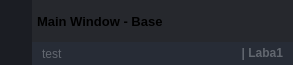
        <widget class="QFrame" name="frame_top">
         <property name="minimumSize">
          <size>
           <width>0</width>
           <height>65</height>
          </size>
         </property>
         <property name="maximumSize">
          <size>
           <width>16777215</width>
           <height>65</height>
          </size>
         </property>
         <property name="styleSheet">
          <string notr="true">background-color: transparent;</string>
         </property>
         <property name="frameShape">
          <enum>QFrame::NoFrame</enum>
         </property>
         <property name="frameShadow">
          <enum>QFrame::Raised</enum>
         </property>
         <layout class="QHBoxLayout" name="horizontalLayout_3">
          <property name="spacing">
           <number>0</number>
          </property>
          <property name="leftMargin">
           <number>0</number>
          </property>
          <property name="topMargin">
           <number>0</number>
          </property>
          <property name="rightMargin">
           <number>0</number>
          </property>
          <property name="bottomMargin">
           <number>0</number>
          </property>
          <item>
           <widget class="QFrame" name="frame_toggle">
            <property name="maximumSize">
             <size>
              <width>70</width>
              <height>16777215</height>
             </size>
            </property>
            <property name="styleSheet">
             <string notr="true">background-color: rgb(27, 29, 35);</string>
            </property>
            <property name="frameShape">
             <enum>QFrame::NoFrame</enum>
            </property>
            <property name="frameShadow">
             <enum>QFrame::Raised</enum>
            </property>
            <layout class="QVBoxLayout" name="verticalLayout_3">
             <property name="spacing">
              <number>0</number>
             </property>
             <property name="leftMargin">
              <number>0</number>
             </property>
             <property name="topMargin">
              <number>0</number>
             </property>
             <property name="rightMargin">
              <number>0</number>
             </property>
             <property name="bottomMargin">
              <number>0</number>
             </property>
             <item>
              <widget class="QPushButton" name="btn_toggle_menu">
               <property name="sizePolicy">
                <sizepolicy hsizetype="Expanding" vsizetype="Expanding">
                 <horstretch>0</horstretch>
                 <verstretch>0</verstretch>
                </sizepolicy>
               </property>
               <property name="styleSheet">
                <string notr="true">QPushButton {
	background-image: url(:/24x24/icons/24x24/cil-menu.png);
	background-position: center;
	background-repeat: no-reperat;
	border: none;
	background-color: rgb(27, 29, 35);
}
QPushButton:hover {
	background-color: rgb(33, 37, 43);
}
QPushButton:pressed {	
	background-color: rgb(85, 170, 255);
}</string>
               </property>
               <property name="text">
                <string/>
               </property>
              </widget>
             </item>
            </layout>
           </widget>
          </item>
          <item>
           <widget class="QFrame" name="frame_top_right">
            <property name="styleSheet">
             <string notr="true">background: transparent;</string>
            </property>
            <property name="frameShape">
             <enum>QFrame::NoFrame</enum>
            </property>
            <property name="frameShadow">
             <enum>QFrame::Raised</enum>
            </property>
            <layout class="QVBoxLayout" name="verticalLayout_2">
             <property name="spacing">
              <number>0</number>
             </property>
             <property name="leftMargin">
              <number>0</number>
             </property>
             <property name="topMargin">
              <number>0</number>
             </property>
             <property name="rightMargin">
              <number>0</number>
             </property>
             <property name="bottomMargin">
              <number>0</number>
             </property>
             <item>
              <widget class="QFrame" name="frame_top_btns">
               <property name="maximumSize">
                <size>
                 <width>16777215</width>
                 <height>42</height>
                </size>
               </property>
               <property name="styleSheet">
                <string notr="true">background-color: rgba(27, 29, 35, 200)</string>
               </property>
               <property name="frameShape">
                <enum>QFrame::NoFrame</enum>
               </property>
               <property name="frameShadow">
                <enum>QFrame::Raised</enum>
               </property>
               <layout class="QHBoxLayout" name="horizontalLayout_4">
                <property name="spacing">
                 <number>0</number>
                </property>
                <property name="leftMargin">
                 <number>0</number>
                </property>
                <property name="topMargin">
                 <number>0</number>
                </property>
                <property name="rightMargin">
                 <number>0</number>
                </property>
                <property name="bottomMargin">
                 <number>0</number>
                </property>
                <item>
                 <widget class="QFrame" name="frame_label_top_btns">
                  <property name="sizePolicy">
                   <sizepolicy hsizetype="Expanding" vsizetype="Preferred">
                    <horstretch>0</horstretch>
                    <verstretch>0</verstretch>
                   </sizepolicy>
                  </property>
                  <property name="frameShape">
                   <enum>QFrame::NoFrame</enum>
                  </property>
                  <property name="frameShadow">
                   <enum>QFrame::Raised</enum>
                  </property>
                  <layout class="QHBoxLayout" name="horizontalLayout_10">
                   <property name="spacing">
                    <number>0</number>
                   </property>
                   <property name="leftMargin">
                    <number>5</number>
                   </property>
                   <property name="topMargin">
                    <number>0</number>
                   </property>
                   <property name="rightMargin">
                    <number>10</number>
                   </property>
                   <property name="bottomMargin">
                    <number>0</number>
                   </property>
                   <item>
                    <widget class="QFrame" name="frame_icon_top_bar">
                     <property name="maximumSize">
                      <size>
                       <width>30</width>
                       <height>30</height>
                      </size>
                     </property>
                     <property name="styleSheet">
                      <string notr="true">background: transparent;
background-image: url(:/16x16/icons/16x16/cil-terminal.png);
background-position: center;
background-repeat: no-repeat;
</string>
                     </property>
                     <property name="frameShape">
                      <enum>QFrame::StyledPanel</enum>
                     </property>
                     <property name="frameShadow">
                      <enum>QFrame::Raised</enum>
                     </property>
                    </widget>
                   </item>
                   <item>
                    <widget class="QLabel" name="label_title_bar_top">
                     <property name="font">
                      <font>
                       <family>Segoe UI</family>
                       <pointsize>10</pointsize>
                       <weight>75</weight>
                       <bold>true</bold>
                      </font>
                     </property>
                     <property name="styleSheet">
                      <string notr="true">background: transparent;
</string>
                     </property>
                     <property name="text">
                      <string>Main Window - Base</string>
                     </property>
                    </widget>
                   </item>
                  </layout>
                 </widget>
                </item>
                <item alignment="Qt::AlignRight">
                 <widget class="QFrame" name="frame_btns_right">
                  <property name="sizePolicy">
                   <sizepolicy hsizetype="Expanding" vsizetype="Preferred">
                    <horstretch>0</horstretch>
                    <verstretch>0</verstretch>
                   </sizepolicy>
                  </property>
                  <property name="maximumSize">
                   <size>
                    <width>120</width>
                    <height>16777215</height>
                   </size>
                  </property>
                  <property name="frameShape">
                   <enum>QFrame::NoFrame</enum>
                  </property>
                  <property name="frameShadow">
                   <enum>QFrame::Raised</enum>
                  </property>
                  <layout class="QHBoxLayout" name="horizontalLayout_5">
                   <property name="spacing">
                    <number>0</number>
                   </property>
                   <property name="leftMargin">
                    <number>0</number>
                   </property>
                   <property name="topMargin">
                    <number>0</number>
                   </property>
                   <property name="rightMargin">
                    <number>0</number>
                   </property>
                   <property name="bottomMargin">
                    <number>0</number>
                   </property>
                   <item>
                    <widget class="QPushButton" name="btn_minimize">
                     <property name="sizePolicy">
                      <sizepolicy hsizetype="Minimum" vsizetype="Expanding">
                       <horstretch>0</horstretch>
                       <verstretch>0</verstretch>
                      </sizepolicy>
                     </property>
                     <property name="minimumSize">
                      <size>
                       <width>40</width>
                       <height>0</height>
                      </size>
                     </property>
                     <property name="maximumSize">
                      <size>
                       <width>40</width>
                       <height>16777215</height>
                      </size>
                     </property>
                     <property name="toolTip">
                      <string>Minimize</string>
                     </property>
                     <property name="styleSheet">
                      <string notr="true">QPushButton {	
	border: none;
	background-color: transparent;
}
QPushButton:hover {
	background-color: rgb(52, 59, 72);
}
QPushButton:pressed {	
	background-color: rgb(85, 170, 255);
}</string>
                     </property>
                     <property name="text">
                      <string/>
                     </property>
                     <property name="icon">
                      <iconset resource="files.qrc">
                       <normaloff>:/16x16/icons/16x16/cil-window-minimize.png</normaloff>:/16x16/icons/16x16/cil-window-minimize.png</iconset>
                     </property>
                    </widget>
                   </item>
                   <item>
                    <widget class="QPushButton" name="btn_maximize_restore">
                     <property name="sizePolicy">
                      <sizepolicy hsizetype="Minimum" vsizetype="Expanding">
                       <horstretch>0</horstretch>
                       <verstretch>0</verstretch>
                      </sizepolicy>
                     </property>
                     <property name="minimumSize">
                      <size>
                       <width>40</width>
                       <height>0</height>
                      </size>
                     </property>
                     <property name="maximumSize">
                      <size>
                       <width>40</width>
                       <height>16777215</height>
                      </size>
                     </property>
                     <property name="toolTip">
                      <string>Maximize</string>
                     </property>
                     <property name="styleSheet">
                      <string notr="true">QPushButton {	
	border: none;
	background-color: transparent;
}
QPushButton:hover {
	background-color: rgb(52, 59, 72);
}
QPushButton:pressed {	
	background-color: rgb(85, 170, 255);
}</string>
                     </property>
                     <property name="text">
                      <string/>
                     </property>
                     <property name="icon">
                      <iconset resource="files.qrc">
                       <normaloff>:/16x16/icons/16x16/cil-window-maximize.png</normaloff>:/16x16/icons/16x16/cil-window-maximize.png</iconset>
                     </property>
                    </widget>
                   </item>
                   <item>
                    <widget class="QPushButton" name="btn_close">
                     <property name="sizePolicy">
                      <sizepolicy hsizetype="Minimum" vsizetype="Expanding">
                       <horstretch>0</horstretch>
                       <verstretch>0</verstretch>
                      </sizepolicy>
                     </property>
                     <property name="minimumSize">
                      <size>
                       <width>40</width>
                       <height>0</height>
                      </size>
                     </property>
                     <property name="maximumSize">
                      <size>
                       <width>40</width>
                       <height>16777215</height>
                      </size>
                     </property>
                     <property name="toolTip">
                      <string>Close</string>
                     </property>
                     <property name="styleSheet">
                      <string notr="true">QPushButton {	
	border: none;
	background-color: transparent;
}
QPushButton:hover {
	background-color: rgb(52, 59, 72);
}
QPushButton:pressed {	
	background-color: rgb(85, 170, 255);
}</string>
                     </property>
                     <property name="text">
                      <string/>
                     </property>
                     <property name="icon">
                      <iconset resource="files.qrc">
                       <normaloff>:/16x16/icons/16x16/cil-x.png</normaloff>:/16x16/icons/16x16/cil-x.png</iconset>
                     </property>
                    </widget>
                   </item>
                  </layout>
                 </widget>
                </item>
               </layout>
              </widget>
             </item>
             <item>
              <widget class="QFrame" name="frame_top_info">
               <property name="maximumSize">
                <size>
                 <width>16777215</width>
                 <height>65</height>
                </size>
               </property>
               <property name="styleSheet">
                <string notr="true">background-color: rgb(39, 44, 54);</string>
               </property>
               <property name="frameShape">
                <enum>QFrame::NoFrame</enum>
               </property>
               <property name="frameShadow">
                <enum>QFrame::Raised</enum>
               </property>
               <layout class="QHBoxLayout" name="horizontalLayout_8">
                <property name="spacing">
                 <number>0</number>
                </property>
                <property name="leftMargin">
                 <number>10</number>
                </property>
                <property name="topMargin">
                 <number>0</number>
                </property>
                <property name="rightMargin">
                 <number>10</number>
                </property>
                <property name="bottomMargin">
                 <number>0</number>
                </property>
                <item>
                 <widget class="QLabel" name="label_top_info_1">
                  <property name="maximumSize">
                   <size>
                    <width>16777215</width>
                    <height>15</height>
                   </size>
                  </property>
                  <property name="font">
                   <font>
                    <family>Segoe UI</family>
                   </font>
                  </property>
                  <property name="styleSheet">
                   <string notr="true">color: rgb(98, 103, 111); </string>
                  </property>
                  <property name="text">
                   <string>test</string>
                  </property>
                 </widget>
                </item>
                <item>
                 <widget class="QLabel" name="label_top_info_2">
                  <property name="minimumSize">
                   <size>
                    <width>0</width>
                    <height>0</height>
                   </size>
                  </property>
                  <property name="maximumSize">
                   <size>
                    <width>250</width>
                    <height>20</height>
                   </size>
                  </property>
                  <property name="font">
                   <font>
                    <family>Segoe UI</family>
                    <weight>75</weight>
                    <bold>true</bold>
                   </font>
                  </property>
                  <property name="styleSheet">
                   <string notr="true">color: rgb(98, 103, 111);</string>
                  </property>
                  <property name="text">
                   <string>| Laba1</string>
                  </property>
                  <property name="alignment">
                   <set>Qt::AlignRight|Qt::AlignTrailing|Qt::AlignVCenter</set>
                  </property>
                 </widget>
                </item>
               </layout>
              </widget>
             </item>
            </layout>
           </widget>
          </item>
         </layout>
        </widget>
